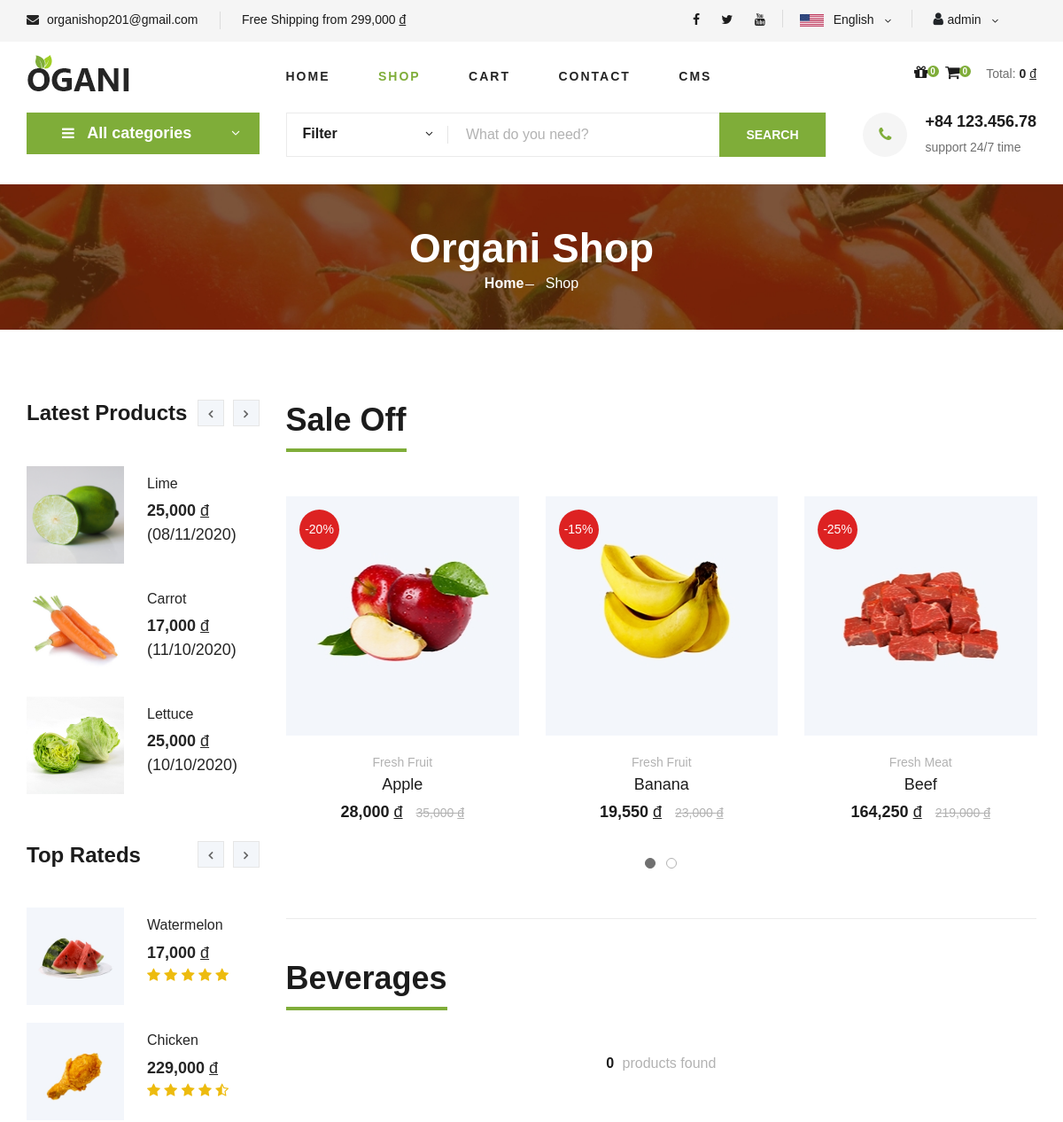
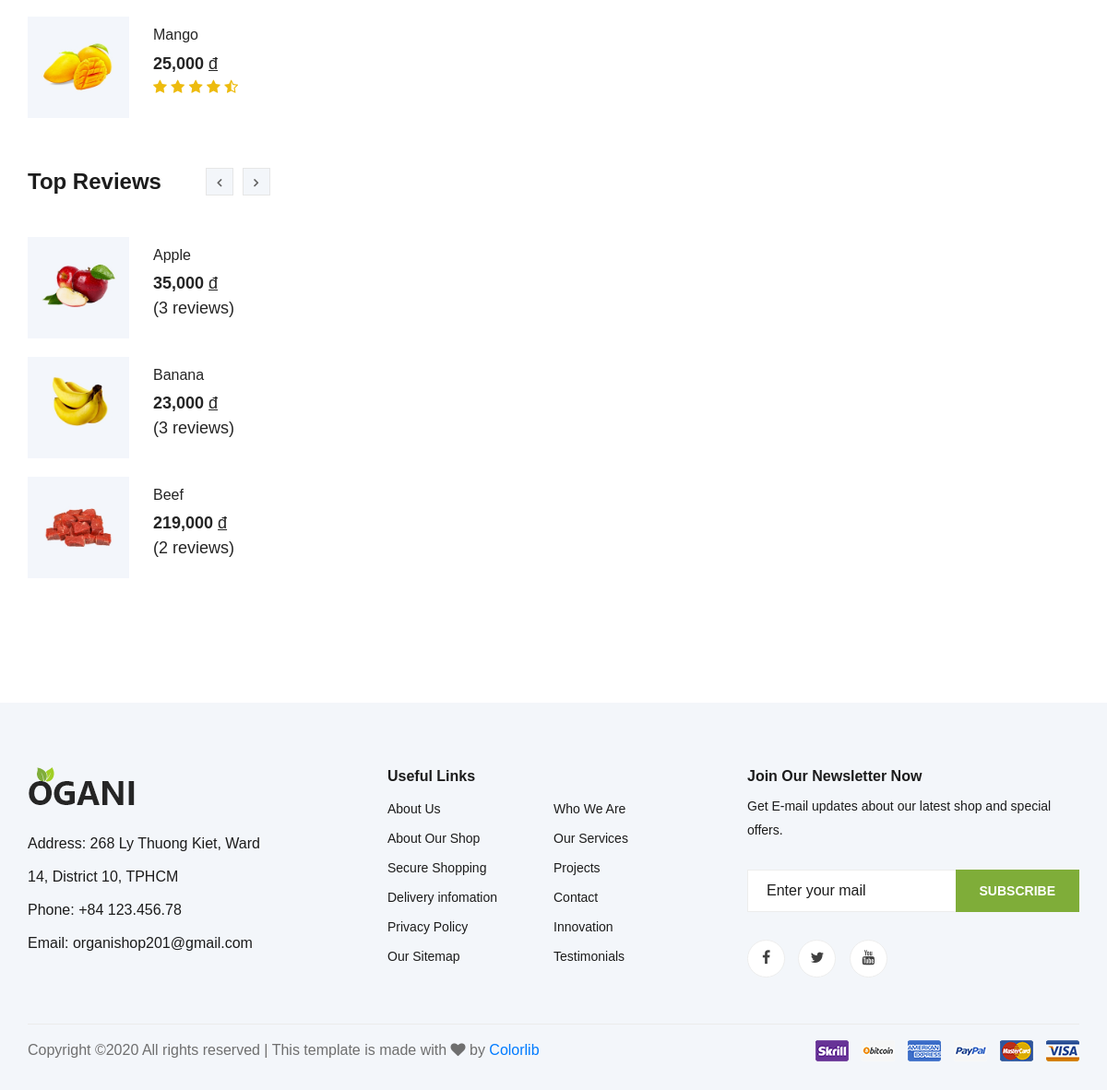
Screenshot of /shop/category/beverages (signed in) with the database file from the repository (2 pictures, top to bottom).
### tables this page shows
CREATE TABLE `item` (
  `id_item` varchar(100) NOT NULL,
  `name_item` varchar(100) NOT NULL,
  `avatar_item` varchar(500) NOT NULL,
  `detail_item_1` varchar(500) DEFAULT NULL,
  `detail_item_2` varchar(500) DEFAULT NULL,
  `detail_item_3` varchar(500) DEFAULT NULL,
  `description_item` varchar(500) DEFAULT NULL,
  `price_item` float NOT NULL DEFAULT 0,
  `unit_item` varchar(10) DEFAULT 'kg',
  `availability_item` tinyint(1) NOT NULL DEFAULT 1,
  `weight_item` float NOT NULL DEFAULT 0,
  `sale_off_item` float NOT NULL DEFAULT 0,
  `featured` tinyint(1) NOT NULL DEFAULT 0,
  `num_purchased` int(11) NOT NULL DEFAULT 0,
  `date_created_item` datetime DEFAULT NULL,
  `latest_date_updated_item` datetime DEFAULT NULL,
  `category_item` varchar(100) DEFAULT NULL
);

CREATE TABLE `category` (
  `id_category` varchar(100) NOT NULL,
  `name_category` varchar(100) NOT NULL DEFAULT 'Default name',
  `date_created_category` datetime DEFAULT NULL,
  `latest_date_updated_category` datetime DEFAULT NULL
);

### mvc/views/pages/shop.php (the view, shortened to what the rows shown need)
<section class="breadcrumb-section set-bg" data-setbg="/tmdt_201/public/master1/images/breadcrumb.jpg">
    <div class="container">
        <div class="row">
            <div class="col-lg-12 text-center">
                <div class="breadcrumb__text">
                    <h2>Organi Shop</h2>
                </div>
            </div>
        </div>
    </div>
</section>
<section class="product spad">
    <div class="container">
        <div class="row">
            <div class="col-lg-3 col-md-5">
                <div class="sidebar">
                    <div class="sidebar__item">
                        <div class="latest-product__text">
                            <div class="latest-product__slider owl-carousel">
                                <?php $latest_item_list = json_decode($data["latest_item_list"]);
                                $size_list = count($latest_item_list);
                                for($row = 0; $row < $size_list; $row++){
                                    if($row % 3 == 0){
                                ?>
                                <div class="latest-prdouct__slider__item">
                                <?php }?>
                                    <a href="http://localhost/tmdt_201/shop/detail/<?php echo $latest_item_list[$row]->id_item;?>" class="latest-product__item">
                                        <div class="latest-product__item__pic">
                                            <img src="/tmdt_201/<?php echo $latest_item_list[$row]->avatar_item; ?>"
                                                alt="<?php echo $latest_item_list[$row]->id_item;?>" style="width: 110px; height: 110px;">
                                        </div>
                                        <div class="latest-product__item__text">
                                            <h6><?php echo $latest_item_list[$row]->name_item;?></h6>
                                            <span><?php echo number_format($latest_item_list[$row]->price_item, 0);?> <u style="font-weight: 400;">đ</u></span>
                                            <span style="font-weight: normal;"><?php echo date_format(date_create($latest_item_list[$row]->date_created_item), '\(d/m/Y\)');?></span>
                                        </div>
                                    </a>
                                <?php if($row % 3 == 2 || ($row == $size_list - 1 && $row % 3 < 2)){ ?>
                                </div>
                                <?php }}?>
                            </div>
                        </div>
                    </div>
                    <div class="sidebar__item">
                        <div class="latest-product__text">
                            <div class="latest-product__slider owl-carousel">
                                <?php $top_rated_item_list = json_decode($data["top_rated_item_list"]);
                                $size_list = count($top_rated_item_list);
                                for($row = 0; $row < $size_list; $row++){
                                    if($row % 3 == 0){
                                ?>
                                <div class="latest-prdouct__slider__item">
                                <?php }?>
                                    <a href="http://localhost/tmdt_201/shop/detail/<?php echo $top_rated_item_list[$row]->id_item;?>" class="latest-product__item">
                                        <div class="latest-product__item__pic">
                                            <img src="/tmdt_201/<?php echo $top_rated_item_list[$row]->avatar_item; ?>"
                                                alt="<?php echo $top_rated_item_list[$row]->id_item;?>" style="width: 110px; height: 110px;">
                                        </div>
                                        <div class="latest-product__item__text">
                                            <h6><?php echo $top_rated_item_list[$row]->name_item;?></h6>
                                            <span><?php echo number_format($top_rated_item_list[$row]->price_item, 0);?> <u style="font-weight: 400;">đ</u></span>
                                            <?php $average_rating = $top_rated_item_list[$row]->average_rating;?>
                                            <i style="color: #EDBB0E;" class="fa <?php echo (($average_rating > 0 && $average_rating < 0.3) || $average_rating == 0)?'fa-star-o':(($average_rating >= 0.3 && $average_rating < 0.7)?'fa-star-half-o':'fa-star');?>"></i>
                                            <i style="color: #EDBB0E;" class="fa <?php echo (($average_rating > 1 && $average_rating < 1.3) || $average_rating <= 1)?'fa-star-o':(($average_rating >= 1.3 && $average_rating < 1.7)?'fa-star-half-o':'fa-star');?>"></i>
                                            <i style="color: #EDBB0E;" class="fa <?php echo (($average_rating > 2 && $average_rating < 2.3) || $average_rating <= 2)?'fa-star-o':(($average_rating >= 2.3 && $average_rating < 2.7)?'fa-star-half-o':'fa-star');?>"></i>
                                            <i style="color: #EDBB0E;" class="fa <?php echo (($average_rating > 3 && $average_rating < 3.3) || $average_rating <= 3)?'fa-star-o':(($average_rating >= 3.3 && $average_rating < 3.7)?'fa-star-half-o':'fa-star');?>"></i>
                                            <i style="color: #EDBB0E;" class="fa <?php echo (($average_rating > 4 && $average_rating < 4.3) || $average_rating <= 4)?'fa-star-o':(($average_rating >= 4.3 && $average_rating < 4.7)?'fa-star-half-o':'fa-star');?>"></i>
                                        </div>
                                    </a>
                                <?php if($row % 3 == 2 || ($row == $size_list - 1 && $row % 3 < 2)){ ?>
                                </div>
                                <?php }}?>
                            </div>
                        </div>
                    </div>
                    <div class="sidebar__item">
                        <div class="latest-product__text">
                            <div class="latest-product__slider owl-carousel">
                                <?php $top_review_item_list = json_decode($data["top_review_item_list"]);
                                $size_list = count($top_review_item_list);
                                for($row = 0; $row < $size_list; $row++){
                                    if($row % 3 == 0){
                                ?>
                                <div class="latest-prdouct__slider__item">
                                <?php }?>
                                    <a href="http://localhost/tmdt_201/shop/detail/<?php echo $top_review_item_list[$row]->id_item;?>" class="latest-product__item">
                                        <div class="latest-product__item__pic">
                                            <img src="/tmdt_201/<?php echo $top_review_item_list[$row]->avatar_item; ?>"
                                                alt="<?php echo $top_review_item_list[$row]->id_item;?>" style="width: 110px; height: 110px;">
                                        </div>
                                        <div class="latest-product__item__text">
                                            <h6><?php echo $top_review_item_list[$row]->name_item;?></h6>
                                            <span><?php echo number_format($top_review_item_list[$row]->price_item, 0);?> <u style="font-weight: 400;">đ</u></span>
                                            <span style="font-weight: normal;">(<?php echo $top_review_item_list[$row]->num_review;?> reviews)</span>
                                        </div>
                                    </a>
                                <?php if($row % 3 == 2 || ($row == $size_list - 1 && $row % 3 < 2)){ ?>
                                </div>
                                <?php }}?>
                            </div>
                        </div>
                    </div>
                </div>
            </div>
            <div class="col-lg-9 col-md-7">
                <div class="product__discount">
                    <div class="section-title product__discount__title">
                        <h2>Sale Off</h2>
                    </div>
                    <div class="row">
                        <div class="product__discount__slider owl-carousel">
                            <?php $sale_off_item_list = json_decode($data['sale_off_item_list']);
                            $size_list = count($sale_off_item_list);
                            for($row = 0; $row < $size_list; $row++){
                                $off = $sale_off_item_list[$row]->sale_off_item;
                                $price = $sale_off_item_list[$row]->price_item;
                                $price_off = number_format((1 - $off / 100) * $price, 0);
                            ?>
                            <div class="col-lg-4">
                                <div class="product__discount__item">
                                    <div class="product__discount__item__pic set-bg"
                                        data-setbg="/tmdt_201/<?php echo $sale_off_item_list[$row]->avatar_item; ?>">
                                        <div class="product__discount__percent">-<?php echo $off;?>%</div>
                                    </div>
                                    <div class="product__discount__item__text">
                                        <span><?php echo $sale_off_item_list[$row]->name_category;?></span>
                                        <h5>
                                            <a href="http://localhost/tmdt_201/shop/detail/<?php echo $sale_off_item_list[$row]->id_item;?>" class="language-option">
                                                <?php echo $sale_off_item_list[$row]->name_item;?>
                                            </a>
                                        </h5>
                                        <div class="product__item__price"><?php echo $price_off;?> <u style="font-weight: 400;">đ</u> <span><?php echo number_format($price, 0);?> <u style="font-weight: 400;">đ</u></span></div>
                                    </div>
                                </div>
                            </div>
                            <?php }?>
                        </div>
                    </div>
                </div>
                <div class="filter__item">
                    <div class="section-title product__discount__title">
                        <h2 id="scroll-pos">
                        <?php
                        if(!isset($data['name_category'])){
                            echo 'All of products';
                        }
                        else{
                            echo json_decode($data['name_category'])->name_category;
                        }
                        ?>
                        </h2>
                    </div>
                </div>
            </div>
        </div>
    </div>
</section>

### rows the page displays
item: avatar_item+id_item (picture), name_item "Lime", price_item "25,000", date_created_item "(08/11/2020)"
item: avatar_item+id_item (picture), name_item "Carrot", price_item "17,000", date_created_item "(11/10/2020)"
item: avatar_item+id_item (picture), name_item "Lettuce", price_item "25,000", date_created_item "(10/10/2020)"
item: avatar_item+id_item (picture), name_item "Watermelon", price_item "17,000"
item: avatar_item+id_item (picture), name_item "Chicken", price_item "229,000"
item: avatar_item+id_item (picture), name_item "Mango", price_item "25,000"
item: avatar_item+id_item (picture), name_item "Apple", price_item "35,000", num_review "3", shows a picture, sale_off_item "20", category_item.name_category "Fresh Fruit", price_off "28,000"
item: avatar_item+id_item (picture), name_item "Banana", price_item "23,000", num_review "3", shows a picture, sale_off_item "15", category_item.name_category "Fresh Fruit", price_off "19,550"
item: avatar_item+id_item (picture), name_item "Beef", price_item "219,000", num_review "2", shows a picture, sale_off_item "25", category_item.name_category "Fresh Meat", price_off "164,250"

### other values shown
$_SESSION['username'] "admin"
json_decode($data['total']) "0"
json_decode($data['name_category'])->name_category "Beverages"
json_decode($data['num_items']) "0"
